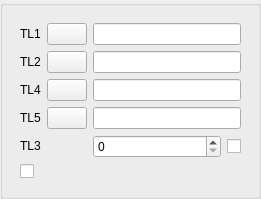
<ui version="4.0" stdsetdef="1" >
  <author></author>
  <comment></comment>
  <exportmacro></exportmacro>
  <class>DlgRef_4Sel1Spin2Check_QTD</class>
  <widget class="QWidget" name="DlgRef_4Sel1Spin2Check_QTD" >
    <property name="geometry" >
      <rect>
        <x>0</x>
        <y>0</y>
        <width>261</width>
        <height>198</height>
      </rect>
    </property>
    <property name="windowTitle" >
      <string>DlgRef_4Sel1Spin2Check_QTD</string>
    </property>
    <layout class="QVBoxLayout" >
      <property name="margin" >
        <number>0</number>
      </property>
      <property name="spacing" >
        <number>6</number>
      </property>
      <item>
        <widget class="QGroupBox" name="GroupBox1" >
          <property name="title" >
            <string/>
          </property>
          <layout class="QVBoxLayout" >
            <property name="margin" >
              <number>11</number>
            </property>
            <property name="spacing" >
              <number>6</number>
            </property>
            <item>
              <layout class="QGridLayout" >
                <property name="margin" >
                  <number>6</number>
                </property>
                <item row="4" column="3" >
                  <widget class="QCheckBox" name="CheckButton2" >
                    <property name="text" >
                      <string/>
                    </property>
                  </widget>
                </item>
                <item row="1" column="1" >
                  <widget class="QPushButton" name="PushButton2" >
                    <property name="sizePolicy" >
                      <sizepolicy>
                        <hsizetype>0</hsizetype>
                        <vsizetype>0</vsizetype>
                        <horstretch>0</horstretch>
                        <verstretch>0</verstretch>
                      </sizepolicy>
                    </property>
                    <property name="text" >
                      <string/>
                    </property>
                  </widget>
                </item>
                <item rowspan="1" row="3" column="2" colspan="2" >
                  <widget class="QLineEdit" name="LineEdit5" />
                </item>
                <item row="3" column="0" >
                  <widget class="QLabel" name="TextLabel5" >
                    <property name="sizePolicy" >
                      <sizepolicy>
                        <hsizetype>0</hsizetype>
                        <vsizetype>0</vsizetype>
                        <horstretch>0</horstretch>
                        <verstretch>0</verstretch>
                      </sizepolicy>
                    </property>
                    <property name="text" >
                      <string>TL5</string>
                    </property>
                    <property name="wordWrap" >
                      <bool>false</bool>
                    </property>
                  </widget>
                </item>
                <item row="0" column="0" >
                  <widget class="QLabel" name="TextLabel1" >
                    <property name="sizePolicy" >
                      <sizepolicy>
                        <hsizetype>0</hsizetype>
                        <vsizetype>0</vsizetype>
                        <horstretch>0</horstretch>
                        <verstretch>0</verstretch>
                      </sizepolicy>
                    </property>
                    <property name="text" >
                      <string>TL1</string>
                    </property>
                    <property name="wordWrap" >
                      <bool>false</bool>
                    </property>
                  </widget>
                </item>
                <item rowspan="1" row="0" column="2" colspan="2" >
                  <widget class="QLineEdit" name="LineEdit1" />
                </item>
                <item row="4" column="2" >
                  <widget class="QSpinBox" name="SpinBox1" >
                    <property name="sizePolicy" >
                      <sizepolicy>
                        <hsizetype>7</hsizetype>
                        <vsizetype>0</vsizetype>
                        <horstretch>0</horstretch>
                        <verstretch>0</verstretch>
                      </sizepolicy>
                    </property>
                  </widget>
                </item>
                <item rowspan="1" row="5" column="0" colspan="3" >
                  <widget class="QCheckBox" name="CheckButton1" >
                    <property name="text" >
                      <string/>
                    </property>
                  </widget>
                </item>
                <item row="1" column="0" >
                  <widget class="QLabel" name="TextLabel2" >
                    <property name="sizePolicy" >
                      <sizepolicy>
                        <hsizetype>0</hsizetype>
                        <vsizetype>0</vsizetype>
                        <horstretch>0</horstretch>
                        <verstretch>0</verstretch>
                      </sizepolicy>
                    </property>
                    <property name="text" >
                      <string>TL2</string>
                    </property>
                    <property name="wordWrap" >
                      <bool>false</bool>
                    </property>
                  </widget>
                </item>
                <item row="3" column="1" >
                  <widget class="QPushButton" name="PushButton5" >
                    <property name="sizePolicy" >
                      <sizepolicy>
                        <hsizetype>0</hsizetype>
                        <vsizetype>0</vsizetype>
                        <horstretch>0</horstretch>
                        <verstretch>0</verstretch>
                      </sizepolicy>
                    </property>
                    <property name="text" >
                      <string/>
                    </property>
                  </widget>
                </item>
                <item row="2" column="1" >
                  <widget class="QPushButton" name="PushButton4" >
                    <property name="sizePolicy" >
                      <sizepolicy>
                        <hsizetype>0</hsizetype>
                        <vsizetype>0</vsizetype>
                        <horstretch>0</horstretch>
                        <verstretch>0</verstretch>
                      </sizepolicy>
                    </property>
                    <property name="text" >
                      <string/>
                    </property>
                  </widget>
                </item>
                <item row="2" column="0" >
                  <widget class="QLabel" name="TextLabel4" >
                    <property name="sizePolicy" >
                      <sizepolicy>
                        <hsizetype>0</hsizetype>
                        <vsizetype>0</vsizetype>
                        <horstretch>0</horstretch>
                        <verstretch>0</verstretch>
                      </sizepolicy>
                    </property>
                    <property name="text" >
                      <string>TL4</string>
                    </property>
                    <property name="wordWrap" >
                      <bool>false</bool>
                    </property>
                  </widget>
                </item>
                <item row="0" column="1" >
                  <widget class="QPushButton" name="PushButton1" >
                    <property name="sizePolicy" >
                      <sizepolicy>
                        <hsizetype>0</hsizetype>
                        <vsizetype>0</vsizetype>
                        <horstretch>0</horstretch>
                        <verstretch>0</verstretch>
                      </sizepolicy>
                    </property>
                    <property name="text" >
                      <string/>
                    </property>
                  </widget>
                </item>
                <item rowspan="1" row="2" column="2" colspan="2" >
                  <widget class="QLineEdit" name="LineEdit4" />
                </item>
                <item rowspan="1" row="1" column="2" colspan="2" >
                  <widget class="QLineEdit" name="LineEdit2" />
                </item>
                <item row="4" column="0" >
                  <widget class="QLabel" name="TextLabel3" >
                    <property name="sizePolicy" >
                      <sizepolicy>
                        <hsizetype>0</hsizetype>
                        <vsizetype>0</vsizetype>
                        <horstretch>0</horstretch>
                        <verstretch>0</verstretch>
                      </sizepolicy>
                    </property>
                    <property name="text" >
                      <string>TL3</string>
                    </property>
                    <property name="wordWrap" >
                      <bool>false</bool>
                    </property>
                  </widget>
                </item>
              </layout>
            </item>
          </layout>
        </widget>
      </item>
    </layout>
  </widget>
  <layoutdefault spacing="6" margin="11" />
  <pixmapfunction>qPixmapFromMimeSource</pixmapfunction>
  <tabstops>
    <tabstop>PushButton1</tabstop>
    <tabstop>LineEdit1</tabstop>
    <tabstop>PushButton2</tabstop>
    <tabstop>LineEdit2</tabstop>
    <tabstop>SpinBox1</tabstop>
    <tabstop>CheckButton2</tabstop>
  </tabstops>
</ui>
